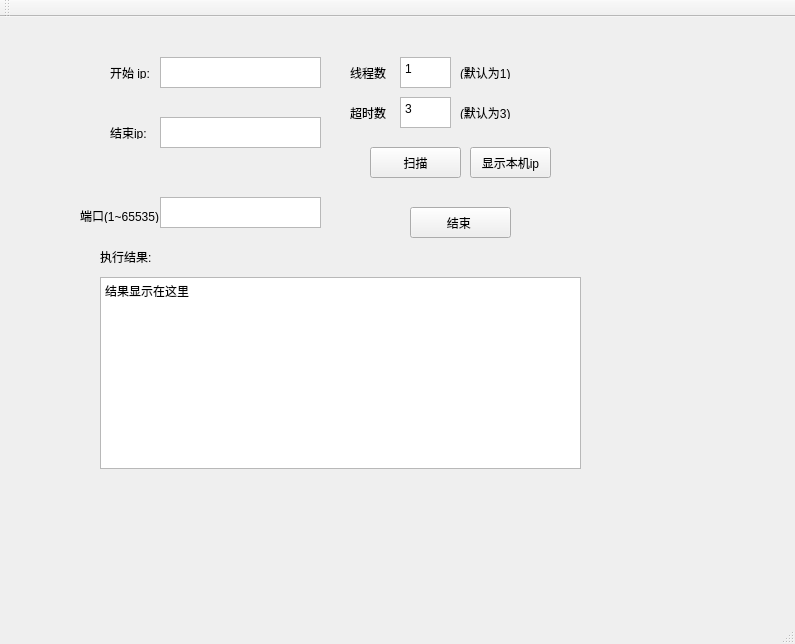
<?xml version="1.0" encoding="UTF-8"?>
<ui version="4.0">
 <class>MainWindow</class>
 <widget class="QMainWindow" name="MainWindow">
  <property name="geometry">
   <rect>
    <x>0</x>
    <y>0</y>
    <width>795</width>
    <height>644</height>
   </rect>
  </property>
  <property name="windowTitle">
   <string>MainWindow</string>
  </property>
  <widget class="QWidget" name="centralWidget">
   <widget class="QTextEdit" name="textEdit_2">
    <property name="geometry">
     <rect>
      <x>160</x>
      <y>100</y>
      <width>161</width>
      <height>31</height>
     </rect>
    </property>
   </widget>
   <widget class="QLabel" name="label_4">
    <property name="geometry">
     <rect>
      <x>350</x>
      <y>50</y>
      <width>54</width>
      <height>12</height>
     </rect>
    </property>
    <property name="text">
     <string>线程数</string>
    </property>
   </widget>
   <widget class="QTextBrowser" name="textBrowser">
    <property name="geometry">
     <rect>
      <x>100</x>
      <y>260</y>
      <width>481</width>
      <height>192</height>
     </rect>
    </property>
    <property name="html">
     <string>&lt;!DOCTYPE HTML PUBLIC &quot;-//W3C//DTD HTML 4.0//EN&quot; &quot;http://www.w3.org/TR/REC-html40/strict.dtd&quot;&gt;
&lt;html&gt;&lt;head&gt;&lt;meta name=&quot;qrichtext&quot; content=&quot;1&quot; /&gt;&lt;style type=&quot;text/css&quot;&gt;
p, li { white-space: pre-wrap; }
&lt;/style&gt;&lt;/head&gt;&lt;body style=&quot; font-family:'SimSun'; font-size:9pt; font-weight:400; font-style:normal;&quot;&gt;
&lt;p style=&quot; margin-top:0px; margin-bottom:0px; margin-left:0px; margin-right:0px; -qt-block-indent:0; text-indent:0px;&quot;&gt;结果显示在这里&lt;/p&gt;&lt;/body&gt;&lt;/html&gt;</string>
    </property>
   </widget>
   <widget class="QLabel" name="label_5">
    <property name="geometry">
     <rect>
      <x>100</x>
      <y>230</y>
      <width>181</width>
      <height>20</height>
     </rect>
    </property>
    <property name="text">
     <string>执行结果:</string>
    </property>
   </widget>
   <widget class="QLabel" name="label_7">
    <property name="geometry">
     <rect>
      <x>460</x>
      <y>50</y>
      <width>54</width>
      <height>12</height>
     </rect>
    </property>
    <property name="text">
     <string>(默认为1)</string>
    </property>
   </widget>
   <widget class="QLabel" name="label_2">
    <property name="geometry">
     <rect>
      <x>110</x>
      <y>110</y>
      <width>54</width>
      <height>12</height>
     </rect>
    </property>
    <property name="text">
     <string>结束ip:</string>
    </property>
    <property name="textFormat">
     <enum>Qt::PlainText</enum>
    </property>
   </widget>
   <widget class="QTextEdit" name="textEdit_3">
    <property name="geometry">
     <rect>
      <x>160</x>
      <y>180</y>
      <width>161</width>
      <height>31</height>
     </rect>
    </property>
   </widget>
   <widget class="QPushButton" name="pushButton_3">
    <property name="geometry">
     <rect>
      <x>410</x>
      <y>190</y>
      <width>101</width>
      <height>31</height>
     </rect>
    </property>
    <property name="text">
     <string>结束 </string>
    </property>
   </widget>
   <widget class="QTextEdit" name="textEdit">
    <property name="geometry">
     <rect>
      <x>160</x>
      <y>40</y>
      <width>161</width>
      <height>31</height>
     </rect>
    </property>
   </widget>
   <widget class="QLabel" name="label">
    <property name="geometry">
     <rect>
      <x>110</x>
      <y>50</y>
      <width>54</width>
      <height>12</height>
     </rect>
    </property>
    <property name="text">
     <string>开始 ip:</string>
    </property>
   </widget>
   <widget class="QLabel" name="label_3">
    <property name="geometry">
     <rect>
      <x>80</x>
      <y>190</y>
      <width>111</width>
      <height>16</height>
     </rect>
    </property>
    <property name="text">
     <string>&lt;html&gt;&lt;head/&gt;&lt;body&gt;&lt;p&gt;端口(1~65535)&lt;/p&gt;&lt;/body&gt;&lt;/html&gt;</string>
    </property>
   </widget>
   <widget class="QPushButton" name="pushButton">
    <property name="geometry">
     <rect>
      <x>370</x>
      <y>130</y>
      <width>91</width>
      <height>31</height>
     </rect>
    </property>
    <property name="text">
     <string>扫描</string>
    </property>
   </widget>
   <widget class="QTextEdit" name="textEdit_4">
    <property name="geometry">
     <rect>
      <x>400</x>
      <y>40</y>
      <width>51</width>
      <height>31</height>
     </rect>
    </property>
    <property name="html">
     <string>&lt;!DOCTYPE HTML PUBLIC &quot;-//W3C//DTD HTML 4.0//EN&quot; &quot;http://www.w3.org/TR/REC-html40/strict.dtd&quot;&gt;
&lt;html&gt;&lt;head&gt;&lt;meta name=&quot;qrichtext&quot; content=&quot;1&quot; /&gt;&lt;style type=&quot;text/css&quot;&gt;
p, li { white-space: pre-wrap; }
&lt;/style&gt;&lt;/head&gt;&lt;body style=&quot; font-family:'SimSun'; font-size:9pt; font-weight:400; font-style:normal;&quot;&gt;
&lt;p style=&quot; margin-top:0px; margin-bottom:0px; margin-left:0px; margin-right:0px; -qt-block-indent:0; text-indent:0px;&quot;&gt;1&lt;/p&gt;&lt;/body&gt;&lt;/html&gt;</string>
    </property>
   </widget>
   <widget class="QPushButton" name="pushButton_2">
    <property name="geometry">
     <rect>
      <x>470</x>
      <y>130</y>
      <width>81</width>
      <height>31</height>
     </rect>
    </property>
    <property name="text">
     <string>显示本机ip</string>
    </property>
   </widget>
   <widget class="QLabel" name="label_8">
    <property name="geometry">
     <rect>
      <x>460</x>
      <y>90</y>
      <width>54</width>
      <height>12</height>
     </rect>
    </property>
    <property name="text">
     <string>(默认为3)</string>
    </property>
   </widget>
   <widget class="QTextEdit" name="textEdit_5">
    <property name="geometry">
     <rect>
      <x>400</x>
      <y>80</y>
      <width>51</width>
      <height>31</height>
     </rect>
    </property>
    <property name="html">
     <string>&lt;!DOCTYPE HTML PUBLIC &quot;-//W3C//DTD HTML 4.0//EN&quot; &quot;http://www.w3.org/TR/REC-html40/strict.dtd&quot;&gt;
&lt;html&gt;&lt;head&gt;&lt;meta name=&quot;qrichtext&quot; content=&quot;1&quot; /&gt;&lt;style type=&quot;text/css&quot;&gt;
p, li { white-space: pre-wrap; }
&lt;/style&gt;&lt;/head&gt;&lt;body style=&quot; font-family:'SimSun'; font-size:9pt; font-weight:400; font-style:normal;&quot;&gt;
&lt;p style=&quot; margin-top:0px; margin-bottom:0px; margin-left:0px; margin-right:0px; -qt-block-indent:0; text-indent:0px;&quot;&gt;3&lt;/p&gt;&lt;/body&gt;&lt;/html&gt;</string>
    </property>
   </widget>
   <widget class="QLabel" name="label_6">
    <property name="geometry">
     <rect>
      <x>350</x>
      <y>90</y>
      <width>54</width>
      <height>12</height>
     </rect>
    </property>
    <property name="text">
     <string>超时数</string>
    </property>
   </widget>
  </widget>
  <widget class="QMenuBar" name="menuBar">
   <property name="geometry">
    <rect>
     <x>0</x>
     <y>0</y>
     <width>795</width>
     <height>23</height>
    </rect>
   </property>
  </widget>
  <widget class="QToolBar" name="mainToolBar">
   <attribute name="toolBarArea">
    <enum>TopToolBarArea</enum>
   </attribute>
   <attribute name="toolBarBreak">
    <bool>false</bool>
   </attribute>
  </widget>
  <widget class="QStatusBar" name="statusBar"/>
 </widget>
 <layoutdefault spacing="6" margin="11"/>
 <resources/>
 <connections/>
</ui>
